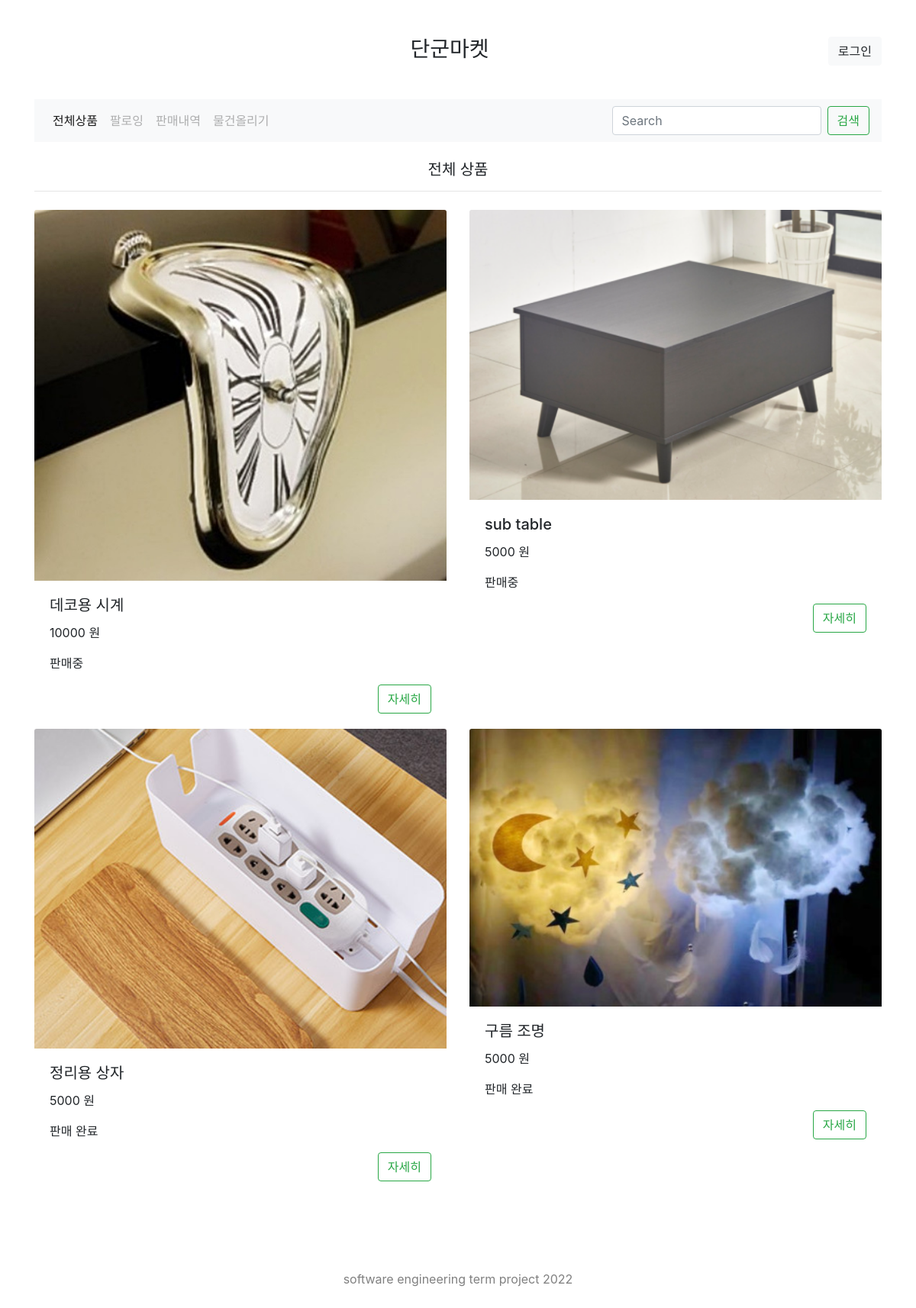
The page / on the database its author committed.
### main.py (models this page shows, shortened)
class Product_class(db.Model):
    id = db.Column(db.Integer, primary_key = True, unique = True, autoincrement = True)
    p_name = db.Column(db.String(50))
    p_price = db.Column(db.String(50))
    p_sale = db.Column(db.String(50))
    p_id = db.Column(db.String(50))
    p_info = db.Column(db.String(200))
    p_img = db.Column(db.String(200))

### main.py (the view)
@app.route('/', methods=['GET', 'POST'])
def main():
    if request.method == 'POST':
        return redirect(url_for('search', word = request.form['search']))
    else:
        if 'username' in session:
            username = session['username']
            product_query = Product_class.query.all()
            return render_template('main2.html', username = username, product_query = product_query)
        else:
            product_query = Product_class.query.all()
            return render_template('main.html', product_query = product_query)

### templates/main.html (shortened to what this page needs)
<html>
    <head>
        <link rel="stylesheet" href="https://cdn.jsdelivr.net/npm/bootstrap@4.6.1/dist/css/bootstrap.min.css">
    </head>
    <body class="container">
        <header>
            <div class="d-block">
                    <button type="button" class="btn btn-light float-right" onclick="location.href='/login'">로그인</button>
            </div>
            <div class="m-5">
                <h3 class="text-center" onclick="location.href='/'">단군마켓</h3>
            </div>
            <div>
                <nav class="navbar navbar-expand-lg navbar-light bg-light">
                    <div class="collapse navbar-collapse" id="navbarTogglerDemo01">
                      <ul class="navbar-nav mr-auto mt-2 mt-lg-0">
                        <li class="nav-item active">
                          <a class="nav-link" onclick="location.href='/'">전체상품<span class="sr-only">(current)</span></a>
                        </li>
                        <li class="nav-item">
                          <a class="nav-link disabled" href="#">팔로잉</a>
                        </li>
                        <li class="nav-item">
                            <a class="nav-link disabled" href="#">판매내역</a>
                          </li>
                          <li class="nav-item">
                            <a class="nav-link disabled" href="#">물건올리기</a>
                          </li>
                      </ul>
                      <form class="form-inline my-2 my-lg-0" method="POST">
                        <input class="form-control mr-sm-2" type="search" name="search" placeholder="Search" aria-label="Search">
                        <input class="btn btn-outline-success my-2 my-sm-0" type="submit" value="검색" />
                      </form>
                    </div>
                  </nav>
            </div>
        </header>
        <h5 class="mt-4 mb-2 text-center">전체 상품</h5>
        <hr>
        <div class="row mt-4">
          {% for st in product_query %}
            <div class="card col-6 border-0" >
              <img src="../static/{{ st.p_img }}" class="card-img-top" alt="...">
              <div class="card-body">
                <h5 class="card-title">{{ st.p_name }}</h5>
                <p class="card-text">{{ st.p_price }} 원</p>
                <p class="card-text">{{ st.p_sale }}</p>
                <a class="btn btn-outline-success float-right" href="{{ url_for('detail', p_name = st.p_name) }}">자세히</a>
              </div>
            </div>
          {% endfor %}
        </div>
        <div class="p-5 mt-5">
          <p class="text-center" style="color:grey">software engineering term project 2022</p>
        </div>
    </body>
</html>

### rows shown on the page
Product_class: p_img (picture), p_name "데코용 시계", p_price "10000", p_sale "판매중"
Product_class: p_img (picture), p_name "sub table", p_price "5000", p_sale "판매중"
Product_class: p_img (picture), p_name "정리용 상자", p_price "5000", p_sale "판매 완료"
Product_class: p_img (picture), p_name "구름 조명", p_price "5000", p_sale "판매 완료"
